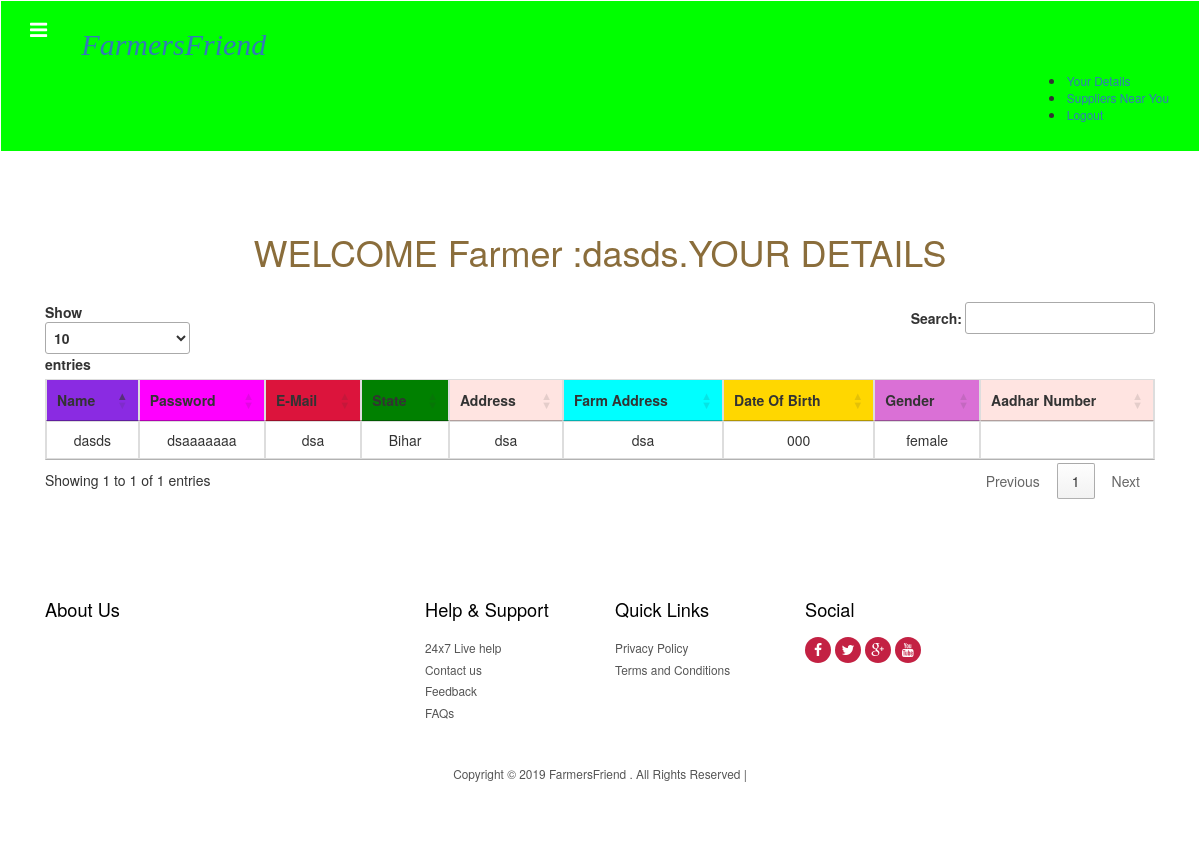
The app's page /farmerhome.php (signed in) with its own data.
### tables this page shows
CREATE TABLE `farmers` (
  `userid` int(50) NOT NULL,
  `username` varchar(50) NOT NULL,
  `password` varchar(50) NOT NULL,
  `email` varchar(50) NOT NULL,
  `state` varchar(50) NOT NULL,
  `address` varchar(50) NOT NULL,
  `farmadress` varchar(50) NOT NULL,
  `date` int(10) NOT NULL,
  `month` varchar(50) NOT NULL,
  `year` int(10) NOT NULL,
  `gender` varchar(50) NOT NULL,
  `aadhar` varchar(50) NOT NULL
);

### farmerhome.php (the view, shortened to what this page needs)
<?php
$username=$_SESSION['login_user'];
?>
<!DOCTYPE HTML>
<html>
<head>
<titl></title>
<link href="css/bootstrap-3.1.1.min.css" rel='stylesheet' type='text/css' />
<link href="css/style.css" rel='stylesheet' type='text/css' />
<link href="css/font-awesome.css" rel="stylesheet">
</head>
<body>
 <div class="navbar navbar-inverse-blue navbar">
      <div class="navbar-inner">
        <div class="container">
           <div class="navigation">
             <nav id="colorNav">
			   <ul>
				<li class="green">
				</li>
			   </ul>
             </nav>
           </div>
           <h2 style="color:maroon;font-family:cursive;font-style:italic;"><a class="brand" href="index.php">FarmersFriend</a></h2>
           <div class="pull-right">
          	<nav class="navbar nav_bottom" role="navigation">
		                    <li class="last"><a href="farmerhome.php">Your Details</a></li>
		            <li class="last"><a href="suppliersnearyou.php">Suppliers Near You</a></li>
		            <li class="last"><a href="adminlogout.php">Logout</a></li>
		     </div>
		   </div>
        </div>
      </div>
<section id="intro" class="intro">
		<div class="container ">
			<div class="col-lg-12">
				<br><br>
				<h1 class="text-warning text-center">WELCOME Farmer :<?php echo $username ?>.YOUR DETAILS</h1>
				 <br>
				 <table id="table_id" class="table table-stripped table-hover table-bordered">
  <thead>
          <tr class=" text-center">
            <th class=" text-center" bgcolor="BLUEVIOLET">Name</th>
            <th class=" text-center" bgcolor="FUCHSIA">Password</th>
            <th class=" text-center" bgcolor="CRIMSON">E-Mail</th>
            <th class=" text-center" bgcolor="GREEN">State</th>
            <th class=" text-center" bgcolor="MISTYROSE">  Address</th>
                        <th class=" text-center" bgcolor="CYAN"> Farm Address</th>
            <th class=" text-center" bgcolor="GOLD">Date Of Birth</th>
            <th class=" text-center" bgcolor="ORCHID">Gender</th>
            <th class=" text-center" bgcolor="MISTYROSE">Aadhar Number</th>
          </tr>
    </thead>
    <tbody>
          <?php
            $conn = mysqli_connect("localhost","root","","farm");
             $result=mysqli_query($conn,"SELECT * FROM farmers WHERE username= '$username'");
             while($row=mysqli_fetch_assoc($result)):
             ?>
          <tr class="text-center">
            <td><?php echo $row['username']; ?></td>
            <td><?php echo $row['password']; ?></td>
            <td><?php echo $row['email']; ?></td>
            <td><?php echo $row['state']; ?></td>
            <td><?php echo $row['address']; ?></td>
            <td><?php echo $row['farmadress']; ?></td>
            <td><?php echo $row['date'].$row['month']. $row['year'] ; ?></td>
            <td><?php echo $row['gender']; ?></td>
            <td><?php echo $row['aadhar']; ?></td>
          </tr>
                       <?php endwhile; ?>
        </tbody>
      </table>
       <link rel="stylesheet"  href="bootstrap.css"/>
      <link rel="stylesheet" type="text/css" href="https://cdn.datatables.net/1.10.19/css/jquery.dataTables.css">
				 <div align="center">
    			<br />
   			 	</div>
			</div>
		</div>
     </section>
    <div class="footer">
    	<div class="container">
    		<div class="col-md-4 col_2">
    			<h4>About Us</h4>
    		</div>
    		<div class="col-md-2 col_2">
    			<h4>Help & Support</h4>
    			<ul class="footer_links">
    				<li><a href="#">24x7 Live help</a></li>
    				<li><a href="contact.html">Contact us</a></li>
    				<li><a href="#">Feedback</a></li>
    				<li><a href="faq.html">FAQs</a></li>
    			</ul>
    		</div>
    		<div class="col-md-2 col_2">
    			<h4>Quick Links</h4>
    			<ul class="footer_links">
    				<li><a href="privacy.html">Privacy Policy</a></li>
    				<li><a href="terms.html">Terms and Conditions</a></li>
    			</ul>
    		</div>
    		<div class="col-md-2 col_2">
    			<h4>Social</h4>
    			<ul class="footer_social">
				  <li><a href="#"><i class="fa fa-facebook fa1"> </i></a></li>
				  <li><a href="#"><i class="fa fa-twitter fa1"> </i></a></li>
				  <li><a href="#"><i class="fa fa-google-plus fa1"> </i></a></li>
				  <li><a href="#"><i class="fa fa-youtube fa1"> </i></a></li>
			    </ul>
    		</div>
    		<div class="clearfix"> </div>
    		<div class="copy">
                    <p>Copyright © 2019 FarmersFriend . All Rights Reserved  |</span></p>
	        </div>
    	</div>
    </div>
</body>
</html>

### css/style.css (style rules this page uses)
h4, h5, h6, h1, h2, h3 { margin-top: 0; }
ul, ol { margin: 0; }
p { margin: 0; }
html, body { font-family: 'Ubuntu', sans-serif; font-size: 100%; background:#fff; }
body a { transition:0.5s all; -webkit-transition:0.5s all; -moz-transition:0.5s all; -o-transition:0.5s all; -ms-transition:0.5s all; }
.navigation { float: left; margin-right: 3%; margin-top: 1px; }
#colorNav > ul { padding: 0; margin: 0; }
#colorNav > ul > li { list-style: none; position:relative; }
#colorNav li.green:after { text-shadow: none; -webkit-font-smoothing: antialiased; font-family: 'fontawesome'; speak: none; font-weight: normal; font-variant: normal; line-height: 1; text-transform: none; -moz-transition: 0.4s; -o-transition: 0.4s; -webkit-transition: 0.4s; transition: 0.4s; color: #fff; content: "\f0c9"; display: inline-block; font-size: 20px; margin-left: 0; position: relative; top: 11px; }
.navbar-inverse-blue .navbar-inner { padding: 7px 0; background:#00ff00; border:none; font-size: 0.85em; }
.navbar { min-height:100%; margin-bottom:0; border:none; }
.nav_bottom { background:none; }
.footer { background:#fff; padding:5em 0; }
.col_2 h4 { color:#000; font-size:1.3em; margin-bottom:1em; }
ul.footer_links { padding:0; margin:0; list-style:none; }
ul.footer_links li { font-size:0.85em; line-height:1.8em; }
ul.footer_links li a { color:#555; }
ul.footer_social { padding: 0; margin: 0 0 1em; list-style: none; }
ul.footer_social li { display: inline-block; text-align: center; }
i.fa1 { background:#c32143; width: 26px; height: 26px; color: #fff; line-height: 26px; border-radius: 20px; -webkit-border-radius: 20px; -moz-border-radius: 20px; -o-border-radius: 20px; }
.copy { margin:3em 0 0 0; text-align:center; }
.copy p { color:#555; font-size:0.85em; }
ul { padding: 0; list-style: none; }
.headings h1, h2,h3,h4,h5,h6 { font-weight:400; }

### records on screen
farmers: username "dasds", password "dsaaaaaaa", email "dsa", state "Bihar", address "dsa", farmadress "dsa", date "0", month "0", year "0", gender "female"

### other values on screen
$username "dasds"
